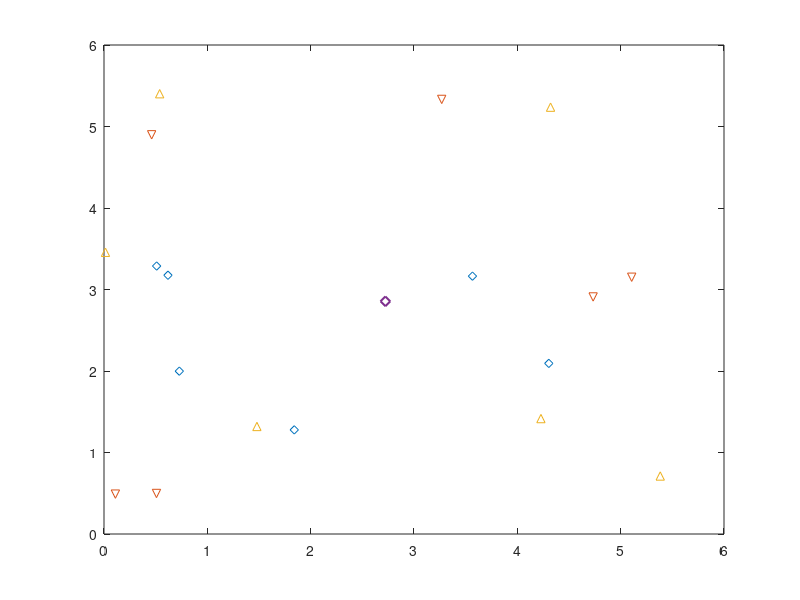

Write MATLAB code to recreate this figure.
clear
clear all

shapesP = ['.','o','x','+','*','s','d','v','^','<','>','p','h'];
kn = 3;

shMod = 6;
aN=0;
bN=3;
P = [aN + (bN+bN)*rand(1),aN + (bN+bN)*rand(1)];
n = zeros(16,3);
for i=1:18
   rX = aN + (bN+bN)*rand(1);
   rY = aN + (bN+bN)*rand(1);
   n(i,1) = rX;
   n(i,2) = rY;
   n(i,3) = mod(i,3)+1;
end

[x, y] = size(n);
M = unique(n(:,y));
lases = cell(numel(M),1);
justD = n;
justD(:,y) = [];
for i=1: x
    lases{ find(M==n(i,y)) } = [ lases{find(M==n(i,y))} ; justD(i,:)];
end

[a, b] = size(lases);
Ow = 0;

figure(100);
for i=1: a
    subX = lases{i,:};
    plot( subX(:,1), subX(:,2), shapesP(i+shMod));
    hold on
end

dist = zeros(x,5);
for i=1: x
      dist(i,1) = n(i,1,1);
      dist(i,2) = n(i,2,1);
      dist(i,3) = n(i,3,1);
      
      dist(i,4) = sqrt( power(n(i,1,1)-P(1),2) + power(n(i,2,1)-P(2),2) );
      dist(i,5) = i;
end

sortedDists = sortrows(dist,4);
KNN = sortedDists(1:kn,:);
claseP = mode(KNN(:, (3) ) );

weigths = zeros(kn,1);
weightClass = zeros(a,1);
for i=1: kn
    wei = (KNN(kn,4)-KNN(i,4)) / (KNN(kn,4)-KNN(1,4)) ;
    weigths(i) = wei;
    
    weightClass(KNN(i,3)) = weightClass(KNN(i,3))+wei;
end
classMax = find(weightClass==max(weightClass));

fprintf('\nLos vecinos màs cercanos fueron\n');
fprintf('\nId  | Coordenadas | Clase | Distancia | Peso');
for i=1:  kn
    fprintf('\n%d  | (%.2f,%.2f) | \t %d   |\t %.4f  | %.4f',KNN(i,5),KNN(i,1),KNN(i,2),KNN(i,3),KNN(i,4),weigths(i));
end
%disp(KNN);
fprintf('\n\nLa suma de los pesos fueron');
for i=1:a
   fprintf('\n%d -> %g',i,weightClass(i)); 
end
fprintf('\n\nPor lo tanto el punto (%g,%g) pertenece a la clase %d\n',P(1),P(2),classMax);

plot( P(1), P(2), shapesP(classMax+shMod), 'MarkerSize',7, 'LineWidth',1.5);






